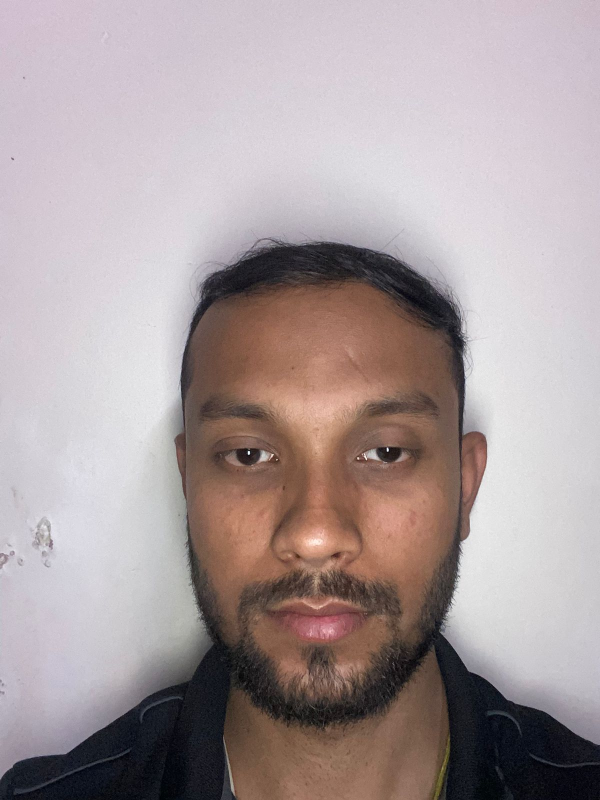
#> input picture backend/data/images/enrollments/123_1776376694.jpeg, 1200 x 1600 px (shown at 1/2 size); its folder holds only this picture in this run
$ python -i face_recognition.py   (imports and definitions only)   (older library calls are emulated)
#> lines starting #> are read from the running program, lines starting #| are printed output that depends on the picture; after the words box and inside, x2 and y2 are one past the last pixel; in counts of white or black regions, pixels touching at a corner belong together
"""
Face Recognition Utilities
Uses InsightFace for face detection, alignment, and embedding generation
"""
import numpy as np
import cv2
import base64
from io import BytesIO
from PIL import Image
import logging
from typing import Tuple, List, Dict, Optional
import os

# Try to import InsightFace
try:
    import insightface
    INSIGHTFACE_AVAILABLE = True
except ImportError:
    INSIGHTFACE_AVAILABLE = False
    print("⚠️ InsightFace not installed. Some face recognition features will be limited.")

logger = logging.getLogger(__name__)

# Global face recognition model
_face_detector = None
_face_recognizer = None


def initialize_models():
    """Initialize face detection and recognition models"""
    global _face_detector, _face_recognizer

    if not INSIGHTFACE_AVAILABLE:
        logger.warning("InsightFace not available")
        return False

    try:
        # Initialize face detector
        _face_detector = insightface.app.FaceAnalysis(
            providers=['CPUProvider'],  # Use CUDAExecutionProvider for GPU
            allowed_modules=['detection', 'recognition']
        )
        _face_detector.prepare(ctx_id=-1, det_thresh=0.3, det_size=(640, 640))

        logger.info("✅ Face detection and recognition models initialized")
        return True
    except Exception as e:
        logger.error(f"❌ Failed to initialize face models: {e}")
        return False


def get_face_detector():
    """Get or initialize face detector"""
    global _face_detector
    if _face_detector is None:
        initialize_models()
    return _face_detector


# [29 lines left out: functions base64_to_cv2, cv2_to_base64, not called in this run]


def apply_nms(boxes, overlap_threshold=0.3):
    """
    Apply Non-Maximum Suppression to remove overlapping bounding boxes

    Args:
        boxes: List of (x, y, w, h) bounding boxes
        overlap_threshold: IoU threshold for suppression

    Returns:
        List of non-overlapping boxes
    """
    if len(boxes) == 0:
        return []

    # Convert to (x1, y1, x2, y2) format
    boxes = np.array([[x, y, x + w, y + h] for x, y, w, h in boxes])

    # Pick the box with highest area
    pick = []

    x1 = boxes[:, 0]
    y1 = boxes[:, 1]
    x2 = boxes[:, 2]
    y2 = boxes[:, 3]

    # Compute area of each box
    area = (x2 - x1 + 1) * (y2 - y1 + 1)

    # Sort by area (largest first)
    idxs = np.argsort(area)[::-1]

    while len(idxs) > 0:
        # Pick the last box (smallest area)
        last = len(idxs) - 1
        i = idxs[last]
        pick.append(i)

        # Find overlap with all other boxes
        xx1 = np.maximum(x1[i], x1[idxs[:last]])
        yy1 = np.maximum(y1[i], y1[idxs[:last]])
        xx2 = np.minimum(x2[i], x2[idxs[:last]])
        yy2 = np.minimum(y2[i], y2[idxs[:last]])

        # Compute width and height of overlap
        w = np.maximum(0, xx2 - xx1 + 1)
        h = np.maximum(0, yy2 - yy1 + 1)

        # Compute IoU
        overlap = (w * h) / area[idxs[:last]]

        # Remove boxes with high overlap
        idxs = np.delete(idxs, np.concatenate(([last], np.where(overlap > overlap_threshold)[0])))

    # Convert back to (x, y, w, h) format
    return [[boxes[i][0], boxes[i][1], boxes[i][2] - boxes[i][0], boxes[i][3] - boxes[i][1]] for i in pick]


def detect_faces(image: np.ndarray) -> Tuple[List[dict], Optional[np.ndarray]]:
    """
    Detect faces in image using InsightFace or OpenCV Haar cascade fallback

    Returns:
        Tuple of (faces_list, annotated_image)
        faces_list: List of detected faces with bounding boxes and landmarks
    """
    try:
        detector = get_face_detector()
        if detector is not None:
            # Try InsightFace first
            faces = detector.get(image)

            if not faces:
                logger.debug("No faces detected with InsightFace, trying fallback...")
            else:
                logger.info(f"✅ Detected {len(faces)} face(s) in image using InsightFace")

                # Annotate image with bounding boxes
                annotated = image.copy()
                for i, face in enumerate(faces):
                    bbox = face.bbox.astype(int)
                    cv2.rectangle(annotated, (bbox[0], bbox[1]), (bbox[2], bbox[3]), (0, 255, 0), 2)
                    cv2.putText(annotated, f"Face {i}", (bbox[0], bbox[1] - 10),
                               cv2.FONT_HERSHEY_SIMPLEX, 0.5, (0, 255, 0), 2)

                return faces, annotated

        # Fallback to OpenCV Haar Cascade
        logger.info("Using OpenCV Haar Cascade fallback for face detection")
        gray = cv2.cvtColor(image, cv2.COLOR_BGR2GRAY)

        # Load Haar cascade
        haar_cascade = cv2.CascadeClassifier(cv2.data.haarcascades + 'haarcascade_frontalface_default.xml')

        if haar_cascade.empty():
            logger.error("Failed to load Haar cascade classifier")
            return [], None

        # Detect faces with more lenient parameters
        faces_rects = haar_cascade.detectMultiScale(
            gray,
            scaleFactor=1.05,  # More lenient (was 1.1)
            minNeighbors=3,     # More lenient (was 5)
            minSize=(20, 20),  # Smaller minimum face size (was 30, 30)
            maxSize=(500, 500) # Add max size to avoid false positives
        )

        logger.info(f"Haar cascade detected {len(faces_rects)} face(s)")

        # Apply Non-Maximum Suppression (NMS) to remove overlapping detections
        if len(faces_rects) > 1:
            faces_rects = apply_nms(faces_rects, overlap_threshold=0.3)
            logger.info(f"After NMS: {len(faces_rects)} face(s)")

        if len(faces_rects) == 0:
            logger.debug("No faces detected with Haar cascade, trying even more lenient parameters...")
            # Try with even more lenient parameters
            faces_rects = haar_cascade.detectMultiScale(
                gray,
                scaleFactor=1.01,
                minNeighbors=2,
                minSize=(15, 15)
            )
            logger.info(f"Second attempt detected {len(faces_rects)} face(s)")

            if len(faces_rects) == 0:
                logger.debug("No faces detected with Haar cascade")
                return [], image.copy()

        logger.info(f"✅ Detected {len(faces_rects)} face(s) in image using Haar cascade")

        # Convert to face info format similar to InsightFace
        faces = []
        annotated = image.copy()
        for i, (x, y, w, h) in enumerate(faces_rects):
            # Create a simple face info object
            class SimpleFaceInfo:
                def __init__(self, x, y, w, h):
                    self.bbox = np.array([x, y, x + w, y + h])
                    self.det_score = 0.8
                    self.embedding = None

            face_info = SimpleFaceInfo(x, y, w, h)
            faces.append(face_info)

            # Annotate
            cv2.rectangle(annotated, (x, y), (x + w, y + h), (0, 255, 0), 2)
            cv2.putText(annotated, f"Face {i}", (x, y - 10),
                       cv2.FONT_HERSHEY_SIMPLEX, 0.5, (0, 255, 0), 2)

        return faces, annotated

    except Exception as e:
        logger.error(f"Error detecting faces: {e}")
        return [], None


# [185 lines left out: functions generate_embedding, extract_face_crop, calculate_face_quality, compare_embeddings, find_best_match, not called in this run]


# Initialize models on import
# [5 lines not run here, left out]

>>> import cv2
>>> picture = cv2.imread('../data/images/enrollments/123_1776376694.jpeg')
#> picture is the input picture: shape (1600, 1200, 3); mean B, G, R 157.5, 156.4, 169.2
>>> result = detect_faces(picture)
#> (the call stopped at in initialize_models, `_face_detector = insightface.app.FaceAnalysis( providers=['CPUProvider..`: insightface is not available in this run)
#> in detect_faces, `gray = cv2.cvtColor(image, cv2.COLOR_BGR2GRAY)`:
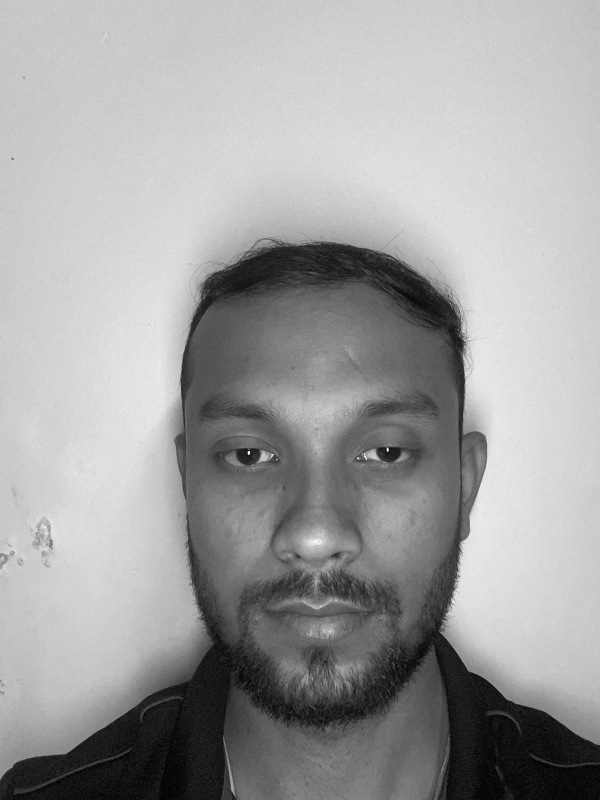
#> gray: shape (1600, 1200) (shown at 1/2 size); min 0, max 255, mean 160.4
#> in detect_faces, `faces_rects = haar_cascade.detectMultiScale( gray, scaleFactor=1.05,`: faces_rects = [[490, 1222, 52, 52], [443, 992, 109, 109], [334, 736, 240, 240]]
#> in apply_nms, `boxes = np.array([[x, y, x + w, y + h] for x, y, w, h in boxes])`: boxes = [[490, 1222, 542, 1274], [443, 992, 552, 1101], [334, 736, 574, 976]]
#> in apply_nms, `x1 = boxes[:, 0]`: x1 = [490, 443, 334]
#> in apply_nms, `y1 = boxes[:, 1]`: y1 = [1222, 992, 736]
#> in apply_nms, `x2 = boxes[:, 2]`: x2 = [542, 552, 574]
#> in apply_nms, `y2 = boxes[:, 3]`: y2 = [1274, 1101, 976]
#> in apply_nms, `area = (x2 - x1 + 1) * (y2 - y1 + 1)`: area = [2809, 12100, 58081]
#> in apply_nms, `idxs = np.argsort(area)[::-1]`: idxs = [2, 1, 0]
#> the loop in apply_nms, `while len(idxs) > 0:` made 3 passes
#> (last, xx1, yy1, xx2, yy2, w, overlap, idxs) on pass 1: (2, [490, 490], [1222, 1222], [542, 542], [976, 1101], [53, 53], [0, 0], [2, 1])
#> (last, xx1, yy1, xx2, yy2, w, h, overlap) on pass 2: (1, [443], [992], [552], [976], [110], [0], [0])
#> after the loop in apply_nms, `while len(idxs) > 0:`: idxs = empty array; pick = [0, 1, 2]
#> the loop in detect_faces, `for i, (x, y, w, h) in enumerate(faces_rects):` made 3 passes
#> (x, y, w, h) on passes 1 to 3: (490, 1222, 52, 52), (443, 992, 109, 109), (334, 736, 240, 240)
#> after the loop in detect_faces, `for i, (x, y, w, h) in enumerate(faces_rects):`:
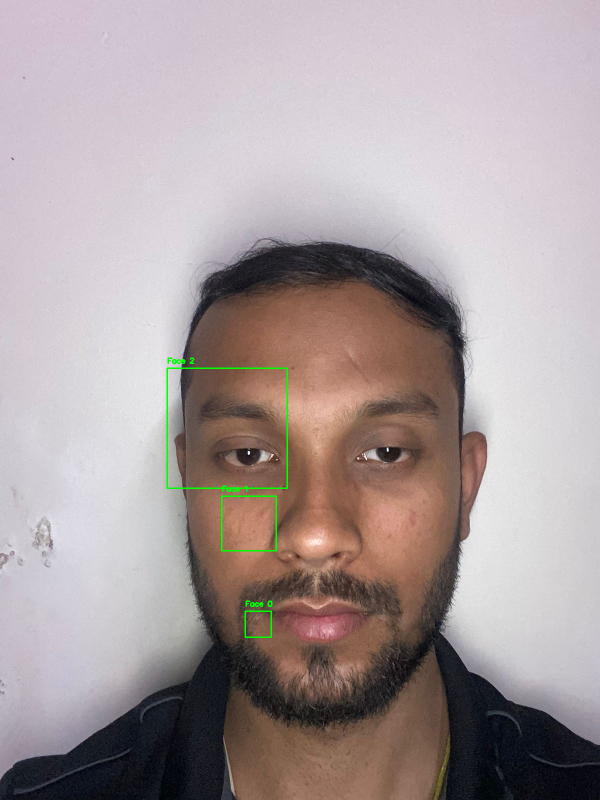
#> annotated: shape (1600, 1200, 3) (shown at 1/2 size); 0.3% of pixels changed, all inside (x1, y1, x2, y2) = (333, 715, 576, 1276)
#> after the loop in detect_faces, `for i, (x, y, w, h) in enumerate(faces_rects):`: faces = 3 items

$ run again, on backend/data/images/enrollments/bhaskar123_1776417513.jpeg
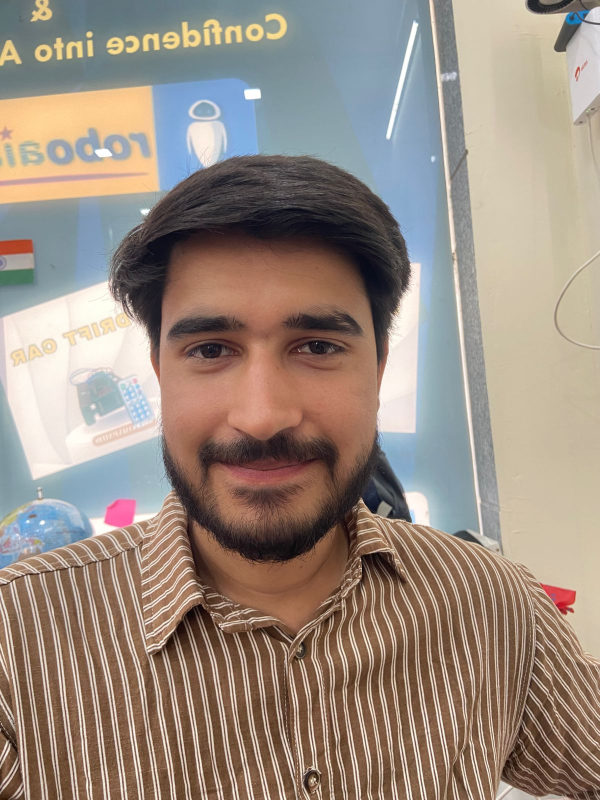
#> input picture backend/data/images/enrollments/bhaskar123_1776417513.jpeg, 1200 x 1600 px (shown at 1/2 size)
#> picture is the input picture: shape (1600, 1200, 3); mean B, G, R 129.2, 140.3, 154.7
#> in detect_faces, `gray = cv2.cvtColor(image, cv2.COLOR_BGR2GRAY)`:
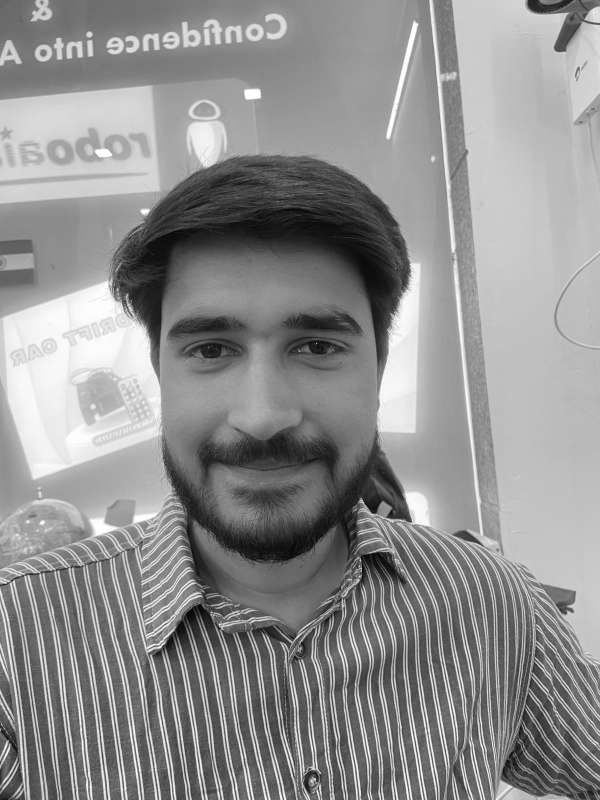
#> gray: shape (1600, 1200) (shown at 1/2 size); min 1, max 255, mean 143.3
#> faces_rects = [[328, 63, 32, 32], [1046, 1168, 59, 59], [569, 1267, 62, 62], [259, 1202, 99, 99], [265, 528, 490, 490]]
#> boxes = [[328, 63, 360, 95], [1046, 1168, 1105, 1227], [569, 1267, 631, 1329], [259, 1202, 358, 1301], [265, 528, 755, 1018]]
#> x1 = [328, 1046, 569, 259, 265]
#> y1 = [63, 1168, 1267, 1202, 528]
#> x2 = [360, 1105, 631, 358, 755]
#> y2 = [95, 1227, 1329, 1301, 1018]
#> area = [1089, 3600, 3969, 10000, 241081]
#> in apply_nms, `idxs = np.argsort(area)[::-1]`: idxs = [4, 3, 2, 1, 0]
#> the loop in apply_nms, `while len(idxs) > 0:` made 5 passes
#> (last, xx1, yy1, xx2, yy2, w, overlap, idxs) on pass 1: (4, [328, 328, 569, 1046], [528, 1202, 1267, 1168], [360, 358, 360, 360], [95, 95, 95, 95], [33, 31, 0, 0], [0, 0, 0, 0], [4, 3, 2, 1])
#> after the loop in apply_nms, `while len(idxs) > 0:`: idxs = empty array; pick = [0, 1, 2, 3, 4]
#> the loop in detect_faces, `for i, (x, y, w, h) in enumerate(faces_rects):` made 5 passes
#> (x, y, w, h) on passes 1 to 5: (328, 63, 32, 32), (1046, 1168, 59, 59), (569, 1267, 62, 62), (259, 1202, 99, 99), (265, 528, 490, 490)
#> after the loop in detect_faces, `for i, (x, y, w, h) in enumerate(faces_rects):`:
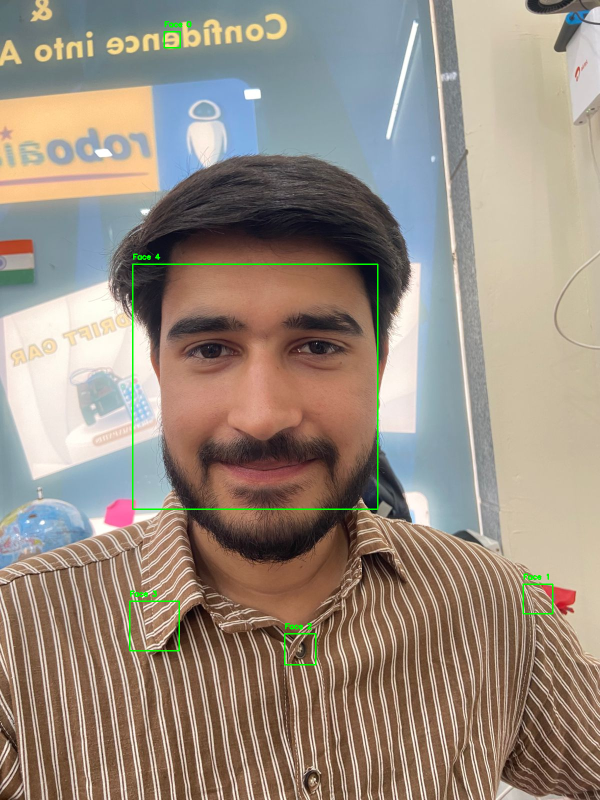
#> annotated: shape (1600, 1200, 3) (shown at 1/2 size); 0.55% of pixels changed, all inside (x1, y1, x2, y2) = (258, 42, 1107, 1331)
#> after the loop in detect_faces, `for i, (x, y, w, h) in enumerate(faces_rects):`: faces = 5 items
